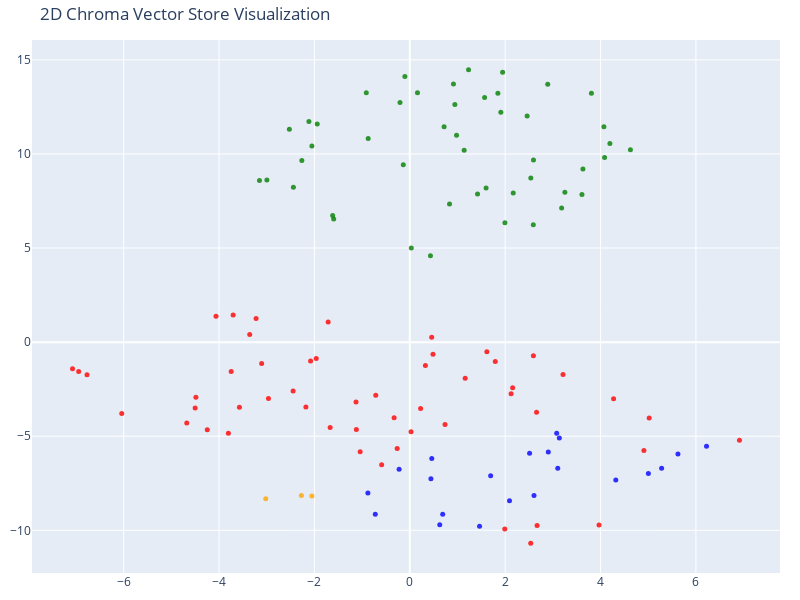

Write notebook code for a chart like this one.
### Code cell
# Reduce the dimensionality of vectors to 2D using T-SNE

tsne = TSNE(n_components=2, random_state=42)
reduced_vectors = tsne.fit_transform(vectors)

# Create 2D scatter plot
fig = go.Figure(data=[go.Scatter(
    x = reduced_vectors[:, 0],
    y = reduced_vectors[:, 1],
    mode='markers',
    marker=dict(size=5, color=colors, opacity=0.8),
    text=[f"Type : {t}<br>Text: {d[:100]}" for t, d in zip(doc_types, documents)],
    hoverinfo='text'
)])

fig.update_layout(
    title='2D Chroma Vector Store Visualization',
    scene=dict(xaxis_title='x', yaxis_title='y'),
    width=800,
    height=600,
    margin=dict(r=20, b=10, l=10, t=40)
)

fig.show()

### Figure 1 — Plotly figure (JSON) as saved in the notebook; plotly's stock layout.template omitted (floating-point values rounded to 4 significant figures)
{"data": [{"hoverinfo": "text", "marker": {"color": ["orange", "orange", "orange", "red", "red", "red", "red", "red", "red", "red", "red", "red", "red", "red", "red", "red", "red", "red", "red", "red", "red", "red", "red", "red", "red", "red", "red", "red", "red", "red", "red", "red", "red", "red", "red", "red", "red", "red", "red", "red", "red", "red", "red", "red", "red", "red", "red", "red", "red", "red", "red", "red", "red", "red", "red", "green", "green", "green", "green", "green", "green", "green", "green", "green", "green", "green", "green", "green", "green", "green", "green", "green", "green", "green", "green", "green", "green", "green", "green", "green", "green", "green", "green", "green", "green", "green", "green", "green", "green", "green", "green", "green", "green", "green", "green", "green", "green", "green", "green", "green", "green", "green", "blue", "blue", "blue", "blue", "blue", "blue", "blue", "blue", "blue", "blue", "blue", "blue", "blue", "blue", "blue", "blue", "blue", "blue", "blue", "blue", "blue"], "opacity": 0.8, "size": 5}, "mode": "markers", "text": ["Type : company<br>Text: # About Insurellm\n\nInsurellm was founded by Avery Lancaster in 2015 as an insurance tech startup des", "Type : company<br>Text: # Careers at Insurellm\n\nInsurellm is hiring! We are looking for talented software engineers, data sc", "Type : company<br>Text: # Overview of Insurellm\n\nInsurellm is an innovative insurance tech firm with 200 employees across th", "Type : contracts<br>Text: # Contract with Apex Reinsurance for Rellm: AI-Powered Enterprise Reinsurance Solution\n\n## Terms\n\n1.", "Type : contracts<br>Text: ## Renewal\n\n1. **Automatic Renewal**: This Agreement will automatically renew for successive one-yea", "Type : contracts<br>Text: 2. **Seamless Integrations**: The architecture of Rellm allows for easy integration with existing sy", "Type : contracts<br>Text: 1. **Technical Support**: Provider shall offer dedicated technical support to the Client via phone, ", "Type : contracts<br>Text: **Insurellm, Inc.**  \n_____________________________  \nAuthorized Signature   \nDate: ________________", "Type : contracts<br>Text: # Contract with Belvedere Insurance for Markellm\n\n## Terms\nThis Contract (\"Agreement\") is made and e", "Type : contracts<br>Text: ## Renewal\n1. **Renewal Terms**: This Agreement may be renewed for additional one-year terms upon mu", "Type : contracts<br>Text: ## Features\n1. **AI-Powered Matching**: Belvedere Insurance will benefit from Markellm's AI-powered ", "Type : contracts<br>Text: ## Support\n1. **Technical Support**: Technical support will be available from 9 AM to 7 PM EST, Mond", "Type : contracts<br>Text: **Belvedere Insurance**  \nSignature: ______________________  \nName: [Authorized Signatory]  \nTitle: ", "Type : contracts<br>Text: # Contract with BrightWay Solutions for Markellm\n\n**Contract Date:** October 5, 2023  \n**Contract ID", "Type : contracts<br>Text: 3. **Service Level Agreement (SLA):**  \n   Insurellm commits to a 99.9% uptime for the platform with", "Type : contracts<br>Text: 2. **Real-Time Quote Availability:**  \n   Consumers sourced via BrightWay Solutions will receive rea", "Type : contracts<br>Text: 3. **Training and Onboarding:**  \n   Insurellm agrees to provide one free training session on how to", "Type : contracts<br>Text: # Contract with EverGuard Insurance for Rellm: AI-Powered Enterprise Reinsurance Solution\n\n**Contrac", "Type : contracts<br>Text: 4. **Usage Rights**: EverGuard Insurance is granted a non-exclusive, non-transferable license to acc", "Type : contracts<br>Text: 1. **Core Functionality**: Rellm provides EverGuard Insurance with advanced AI-driven analytics, sea", "Type : contracts<br>Text: 1. **Customer Support**: Insurellm will provide EverGuard Insurance with 24/7 customer support, incl", "Type : contracts<br>Text: ---\n\n**Signatures**  \n**For Insurellm**: __________________________  \n**Name**: John Smith  \n**Title", "Type : contracts<br>Text: # Contract with GreenField Holdings for Markellm\n\n**Effective Date:** November 15, 2023  \n**Contract", "Type : contracts<br>Text: ## Renewal\n1. **Automatic Renewal**: This contract will automatically renew for sequential one-year ", "Type : contracts<br>Text: ## Features\n1. **AI-Powered Matching**: Access to advanced algorithms that connect GreenField Holdin", "Type : contracts<br>Text: ## Support\n1. **Customer Support Access**: The Client will have access to dedicated support through ", "Type : contracts<br>Text: **Signatures:**  \n_________________________                           _________________________  \n**", "Type : contracts<br>Text: # Contract with Greenstone Insurance for Homellm\n\n---\n\n## Terms\n\n1. **Parties**: This Contract (\"Agr", "Type : contracts<br>Text: 4. **Payment Terms**: \n   - The Customer shall pay an amount of $10,000 per month for the Standard T", "Type : contracts<br>Text: ---\n\n## Features\n\n- **AI-Powered Risk Assessment**: Customer will have access to enhanced risk evalu", "Type : contracts<br>Text: - **Customer Portal**: A dedicated portal will be provided, allowing the Customer's clients to manag", "Type : contracts<br>Text: ______________________________  \n[Name], [Title]  \nDate: ______________________\n\n**For Greenstone In", "Type : contracts<br>Text: # Contract with GreenValley Insurance for Homellm\n\n**Contract Date:** October 6, 2023  \n**Contract N", "Type : contracts<br>Text: 4. **Confidentiality:** Both parties agree to maintain the confidentiality of proprietary informatio", "Type : contracts<br>Text: 1. **AI-Powered Risk Assessment:** Access to advanced AI algorithms for real-time risk evaluations.\n", "Type : contracts<br>Text: 3. **Regular Updates:** Insurellm will offer ongoing updates and enhancements to the Homellm platfor", "Type : contracts<br>Text: # Contract with Pinnacle Insurance Co. for Homellm\n\n## Terms\nThis contract (\"Contract\") is entered i", "Type : contracts<br>Text: ## Renewal\n1. **Renewal Terms**: At the end of the initial term, this Contract shall automatically r", "Type : contracts<br>Text: ## Features\n1. **AI-Powered Risk Assessment**: Utilized for tailored underwriting decisions specific", "Type : contracts<br>Text: ## Support\n1. **Technical Support**: Insurellm shall provide 24/7 technical support via an email and", "Type : contracts<br>Text: # Contract with Roadway Insurance Inc. for Carllm\n\n---\n\n## Terms\n\n1. **Agreement Effective Date**: T", "Type : contracts<br>Text: ---\n\n## Renewal\n\n1. **Automatic Renewal**: This agreement will automatically renew for an additional", "Type : contracts<br>Text: ---\n\n## Features\n\n1. **Access to Core Features**: Roadway Insurance Inc. will have access to all Pro", "Type : contracts<br>Text: ---\n\n## Support\n\n1. **Technical Support**: Roadway Insurance Inc. will receive priority technical su", "Type : contracts<br>Text: # Contract with Stellar Insurance Co. for Rellm\n\n## Terms\nThis contract is made between **Insurellm*", "Type : contracts<br>Text: ### Termination\nEither party may terminate this agreement with a **30-day written notice**. In the e", "Type : contracts<br>Text: ## Features\nStellar Insurance Co. will receive access to the following features of the Rellm product", "Type : contracts<br>Text: ## Support\nInsurellm provides Stellar Insurance Co. with the following support services:\n\n- **24/7 T", "Type : contracts<br>Text: # Contract with TechDrive Insurance for Carllm\n\n**Contract Date:** October 1, 2024  \n**Contract Dura", "Type : contracts<br>Text: ## Renewal\n\n1. **Automatic Renewal**: This contract shall automatically renew for additional one-yea", "Type : contracts<br>Text: ## Support\n\n1. **Customer Support**: Insurellm will provide 24/7 customer support to TechDrive Insur", "Type : contracts<br>Text: **TechDrive Insurance Representative:**  \nName: Sarah Johnson  \nTitle: Operations Director  \nDate: _", "Type : contracts<br>Text: # Contract with Velocity Auto Solutions for Carllm\n\n**Contract Date:** October 1, 2023  \n**Contract ", "Type : contracts<br>Text: ## Renewal\n\n1. **Automatic Renewal**: This contract will automatically renew for successive 12-month", "Type : contracts<br>Text: ## Support\n\n1. **Customer Support**: Velocity Auto Solutions will have access to Insurellm’s custome", "Type : employees<br>Text: # HR Record\n\n# Alex Chen\n\n## Summary\n- **Date of Birth:** March 15, 1990  \n- **Job Title:** Backend ", "Type : employees<br>Text: ## Annual Performance History\n- **2020:**  \n  - Completed onboarding successfully.  \n  - Met expecta", "Type : employees<br>Text: ## Compensation History\n- **2020:** Base Salary: $80,000  \n- **2021:** Base Salary Increase to $90,0", "Type : employees<br>Text: Alex Chen continues to be a vital asset at Insurellm, contributing significantly to innovative backe", "Type : employees<br>Text: # HR Record\n\n# Alex Harper\n\n## Summary\n- **Date of Birth**: March 15, 1993  \n- **Job Title**: Sales ", "Type : employees<br>Text: ## Annual Performance History  \n- **2021**:  \n  - **Performance Rating**: 4.5/5  \n  - **Key Achievem", "Type : employees<br>Text: - **2022**:  \n  - **Base Salary**: $65,000 (Promotion to Senior SDR)  \n  - **Bonus**: $13,000 (20% o", "Type : employees<br>Text: # HR Record\n\n# Alex Thomson\n\n## Summary\n- **Date of Birth:** March 15, 1995  \n- **Job Title:** Sales", "Type : employees<br>Text: ## Annual Performance History  \n- **2022** - Rated as \"Exceeds Expectations.\" Alex Thomson achieved ", "Type : employees<br>Text: ## Other HR Notes\n- Alex Thomson is an active member of the Diversity and Inclusion committee at Ins", "Type : employees<br>Text: # Avery Lancaster\n\n## Summary\n- **Date of Birth**: March 15, 1985  \n- **Job Title**: Co-Founder & Ch", "Type : employees<br>Text: - **2010 - 2013**: Business Analyst at Edge Analytics  \n  Prior to joining Innovate, Avery worked as", "Type : employees<br>Text: - **2018**: **Exceeds Expectations**  \n  Under Avery’s pivoted vision, Insurellm launched two new su", "Type : employees<br>Text: - **2022**: **Satisfactory**  \n  Avery focused on rebuilding team dynamics and addressing employee c", "Type : employees<br>Text: ## Compensation History\n- **2015**: $150,000 base salary + Significant equity stake  \n- **2016**: $1", "Type : employees<br>Text: ## Other HR Notes\n- **Professional Development**: Avery has actively participated in leadership trai", "Type : employees<br>Text: # HR Record\n\n# Emily Carter\n\n## Summary\n- **Date of Birth:** August 12, 1990  \n- **Job Title:** Acco", "Type : employees<br>Text: - **2017-2019:** Marketing Intern  \n  - Assisted with market research and campaign development for s", "Type : employees<br>Text: ## Compensation History\n| Year | Base Salary | Bonus         | Total Compensation |\n|------|--------", "Type : employees<br>Text: Emily Carter exemplifies the kind of talent that drives Insurellm's success and is an invaluable ass", "Type : employees<br>Text: # HR Record\n\n# Emily Tran\n\n## Summary\n- **Date of Birth:** March 18, 1991  \n- **Job Title:** Digital", "Type : employees<br>Text: - **January 2017 - May 2018**: Marketing Intern  \n  - Supported the Marketing team by collaborating ", "Type : employees<br>Text: - **2021**:  \n  - Performance Rating: Meets Expectations  \n  - Key Achievements: Contributed to the ", "Type : employees<br>Text: - **Professional Development Goals**:  \n  - Emily Tran aims to become a Marketing Manager within the", "Type : employees<br>Text: # HR Record\n\n# Jordan Blake\n\n## Summary\n- **Date of Birth:** March 15, 1993  \n- **Job Title:** Sales", "Type : employees<br>Text: ## Annual Performance History\n- **2021:** First year at Insurellm; achieved 90% of monthly targets. ", "Type : employees<br>Text: ## Other HR Notes\n- Jordan has shown an interest in continuing education, actively participating in ", "Type : employees<br>Text: # HR Record\n\n# Jordan K. Bishop\n\n## Summary\n- **Date of Birth:** March 15, 1990\n- **Job Title:** Fro", "Type : employees<br>Text: ## Annual Performance History\n- **2019:** Exceeds Expectations - Continuously delivered high-quality", "Type : employees<br>Text: ## Compensation History\n- **June 2018:** Starting Salary - $85,000\n- **June 2019:** Salary Increase ", "Type : employees<br>Text: ## Other HR Notes\n- Jordan K. Bishop has been an integral part of club initiatives, including the In", "Type : employees<br>Text: # HR Record\n\n# Maxine Thompson\n\n## Summary\n- **Date of Birth:** January 15, 1991  \n- **Job Title:** ", "Type : employees<br>Text: ## Insurellm Career Progression\n- **January 2017 - October 2018**: **Junior Data Engineer**  \n  * Ma", "Type : employees<br>Text: ## Annual Performance History\n- **2017**: *Meets Expectations*  \n  Maxine showed potential in her ro", "Type : employees<br>Text: - **2021**: *Exceeds Expectations*  \n  Maxine spearheaded the transition to a new data warehousing s", "Type : employees<br>Text: ## Compensation History\n- **2017**: $70,000 (Junior Data Engineer)  \n- **2018**: $75,000 (Junior Dat", "Type : employees<br>Text: # HR Record\n\n# Oliver Spencer\n\n## Summary\n- **Date of Birth**: May 14, 1990  \n- **Job Title**: Backe", "Type : employees<br>Text: ## Annual Performance History\n- **2018**: **3/5** - Adaptable team player but still learning to take", "Type : employees<br>Text: ## Compensation History\n- **March 2018**: Initial salary of $80,000.\n- **July 2019**: Salary increas", "Type : employees<br>Text: # Samantha Greene\n\n## Summary\n- **Date of Birth:** October 14, 1990\n- **Job Title:** HR Generalist\n-", "Type : employees<br>Text: ## Annual Performance History\n- **2020:** Exceeds Expectations  \n  Samantha Greene demonstrated exce", "Type : employees<br>Text: ## Compensation History\n- **2020:** Base Salary - $55,000  \n  The entry-level salary matched industr", "Type : employees<br>Text: - **2023:** Base Salary - $70,000  \n  Recognized for substantial improvement in employee relations m", "Type : employees<br>Text: # HR Record\n\n# Samuel Trenton\n\n## Summary\n- **Date of Birth:** April 12, 1989  \n- **Job Title:** Sen", "Type : employees<br>Text: ## Annual Performance History\n- **2023:** Rating: 4.5/5  \n  *Samuel exceeded expectations, successfu", "Type : employees<br>Text: ## Compensation History\n- **2023:** Base Salary: $115,000 + Bonus: $15,000  \n  *Annual bonus based o", "Type : employees<br>Text: - **Engagement in Company Culture:** Regularly participates in team-building events and contributes ", "Type : products<br>Text: # Product Summary\n\n# Carllm\n\n## Summary\n\nCarllm is an innovative auto insurance product developed by", "Type : products<br>Text: - **Instant Quoting**: With Carllm, insurance companies can offer near-instant quotes to customers, ", "Type : products<br>Text: - **Mobile Integration**: Carllm is designed to work seamlessly with mobile applications, providing ", "Type : products<br>Text: - **Professional Tier**: $2,500/month\n  - For medium-sized companies.\n  - All Basic Tier features pl", "Type : products<br>Text: ### Q2 2025: Customer Experience Improvements\n- Launch of a new **mobile app** for end-users.\n- Intr", "Type : products<br>Text: # Product Summary\n\n# Homellm\n\n## Summary\nHomellm is an innovative home insurance product developed b", "Type : products<br>Text: ### 2. Dynamic Pricing Model\nWith Homellm's innovative dynamic pricing model, insurance providers ca", "Type : products<br>Text: ### 5. Multi-Channel Integration\nHomellm seamlessly integrates into existing insurance platforms, pr", "Type : products<br>Text: - **Basic Tier:** Starting at $5,000/month for small insurers with basic integration features.\n- **S", "Type : products<br>Text: All tiers include a comprehensive training program and ongoing updates to ensure optimal performance", "Type : products<br>Text: With Homellm, Insurellm is committed to transforming the landscape of home insurance, ensuring both ", "Type : products<br>Text: # Product Summary\n\n# Markellm\n\n## Summary\n\nMarkellm is an innovative two-sided marketplace designed ", "Type : products<br>Text: - **User-Friendly Interface**: Designed with user experience in mind, Markellm features an intuitive", "Type : products<br>Text: - **Customer Support**: Our dedicated support team is always available to assist both consumers and ", "Type : products<br>Text: ### For Insurance Companies:\n- **Basic Listing Fee**: $199/month for a featured listing on the platf", "Type : products<br>Text: ### Q3 2025\n- Initiate a comprehensive marketing campaign targeting both consumers and insurers to i", "Type : products<br>Text: # Product Summary\n\n# Rellm: AI-Powered Enterprise Reinsurance Solution\n\n## Summary\n\nRellm is an inno", "Type : products<br>Text: ### Seamless Integrations\nRellm's architecture is designed for effortless integration with existing ", "Type : products<br>Text: ### Regulatory Compliance Tools\nRellm includes built-in compliance tracking features to help organiz", "Type : products<br>Text: Join the growing number of organizations leveraging Rellm to enhance their reinsurance processes whi", "Type : products<br>Text: Experience the future of reinsurance with Rellm, where innovation meets reliability. Let Insurellm h"], "type": "scatter", "x": [-2.273, -3.021, -2.053, 0.2267, 0.7387, -0.5903, -2.179, -3.223, -3.107, -7.072, 4.909, -2.447, -3.357, -2.08, 4.273, 5.02, -1.962, -0.329, 0.02532, -0.2646, -1.12, -1.712, -3.745, -6.769, 3.968, 6.913, -3.704, -4.501, -6.04, 1.991, -3.573, -4.064, -4.677, -4.247, 2.669, -3.804, -4.485, -6.943, 2.536, -2.964, 2.592, 3.212, 2.658, 1.161, -1.128, -0.7138, -1.041, -1.67, 1.616, 2.157, 0.4861, 0.4595, 1.793, 2.124, 0.3273, 3.252, -2.115, 1.568, 0.03121, 1.6, 0.161, -0.1029, 1.42, -0.9123, 0.8336, -1.595, -2.441, -2.997, -3.152, 1.232, -1.617, 3.63, 4.07, 1.909, 0.4332, 4.084, 4.196, 2.46, 4.626, 2.169, 0.9448, 1.995, 3.184, -2.525, 1.946, 2.59, 2.593, 3.809, -2.053, -2.263, 2.892, 3.609, -1.941, 1.847, 1.14, -0.8726, 0.7192, 0.9801, 2.538, -0.2055, 0.9151, -0.1362, 2.512, 2.904, 3.136, 3.08, 3.102, 0.69, 1.463, 0.628, 2.604, 2.091, -0.7239, 5.002, 5.28, 5.623, 6.222, 4.32, 0.443, -0.2242, 0.4608, 1.695, -0.8787], "y": [-8.143, -8.327, -8.177, -3.524, -4.377, -6.518, -3.449, 1.261, -1.134, -1.414, -5.76, -2.593, 0.4087, -0.9966, -3.005, -4.035, -0.8731, -4.015, -4.766, -5.649, -4.643, 1.074, -1.559, -1.734, -9.711, -5.215, 1.441, -3.494, -3.788, -9.932, -3.458, 1.376, -4.295, -4.654, -9.745, -4.845, -2.926, -1.555, -10.69, -2.996, -0.719, -1.715, -3.73, -1.92, -3.178, -2.824, -5.829, -4.533, -0.5147, -2.43, -0.639, 0.2548, -1.029, -2.744, -1.244, 7.971, 11.72, 13.0, 5.004, 8.187, 13.26, 14.11, 7.865, 13.26, 7.335, 6.538, 8.236, 8.619, 8.587, 14.47, 6.732, 9.194, 11.45, 12.21, 4.589, 9.806, 10.56, 12.01, 10.23, 7.932, 12.62, 6.346, 7.124, 11.32, 14.34, 6.236, 9.677, 13.23, 10.43, 9.656, 13.7, 7.842, 11.59, 13.22, 10.2, 10.82, 11.45, 10.99, 8.727, 12.74, 13.72, 9.422, -5.9, -5.841, -5.095, -4.837, -6.707, -9.141, -9.79, -9.698, -8.148, -8.428, -9.143, -6.979, -6.7, -5.942, -5.539, -7.328, -7.255, -6.749, -6.181, -7.103, -8.016]}], "layout": {"height": 600, "margin": {"b": 10, "l": 10, "r": 20, "t": 40}, "scene": {"xaxis": {"title": {"text": "x"}}, "yaxis": {"title": {"text": "y"}}}, "title": {"text": "2D Chroma Vector Store Visualization"}, "width": 800}}
